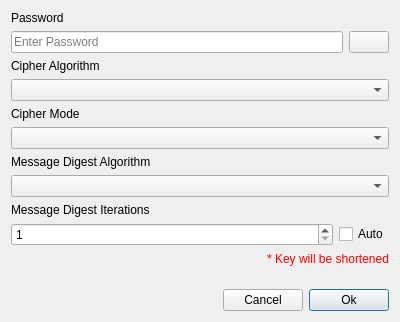
<?xml version="1.0" encoding="UTF-8"?>
<ui version="4.0">
 <class>PasswordDialog</class>
 <widget class="QDialog" name="PasswordDialog">
  <property name="geometry">
   <rect>
    <x>0</x>
    <y>0</y>
    <width>400</width>
    <height>322</height>
   </rect>
  </property>
  <property name="sizePolicy">
   <sizepolicy hsizetype="Fixed" vsizetype="Minimum">
    <horstretch>0</horstretch>
    <verstretch>0</verstretch>
   </sizepolicy>
  </property>
  <property name="modal">
   <bool>true</bool>
  </property>
  <layout class="QVBoxLayout" name="verticalLayout">
   <item>
    <widget class="QLabel" name="label_password">
     <property name="text">
      <string>Password</string>
     </property>
    </widget>
   </item>
   <item>
    <widget class="QWidget" name="widget" native="true">
     <layout class="QHBoxLayout" name="horizontalLayout_2">
      <property name="spacing">
       <number>6</number>
      </property>
      <property name="leftMargin">
       <number>0</number>
      </property>
      <property name="topMargin">
       <number>0</number>
      </property>
      <property name="rightMargin">
       <number>0</number>
      </property>
      <property name="bottomMargin">
       <number>0</number>
      </property>
      <item>
       <widget class="QLineEdit" name="lineEdit_password">
        <property name="sizePolicy">
         <sizepolicy hsizetype="MinimumExpanding" vsizetype="Fixed">
          <horstretch>0</horstretch>
          <verstretch>0</verstretch>
         </sizepolicy>
        </property>
        <property name="echoMode">
         <enum>QLineEdit::Password</enum>
        </property>
        <property name="placeholderText">
         <string>Enter Password</string>
        </property>
       </widget>
      </item>
      <item>
       <widget class="QPushButton" name="pushButton">
        <property name="icon">
         <iconset resource="../passcave-gui.qrc">
          <normaloff>:/eye64.png</normaloff>
          <activeoff>:/eye64h.png</activeoff>:/eye64.png</iconset>
        </property>
        <property name="checkable">
         <bool>true</bool>
        </property>
        <property name="checked">
         <bool>false</bool>
        </property>
       </widget>
      </item>
     </layout>
    </widget>
   </item>
   <item>
    <widget class="QLabel" name="label_cipher">
     <property name="text">
      <string>Cipher Algorithm</string>
     </property>
    </widget>
   </item>
   <item>
    <widget class="QComboBox" name="comboBox_cipher"/>
   </item>
   <item>
    <widget class="QLabel" name="label_cipher_mode">
     <property name="text">
      <string>Cipher Mode</string>
     </property>
    </widget>
   </item>
   <item>
    <widget class="QComboBox" name="comboBox_cipher_mode"/>
   </item>
   <item>
    <widget class="QLabel" name="label_md">
     <property name="text">
      <string>Message Digest Algorithm</string>
     </property>
    </widget>
   </item>
   <item>
    <widget class="QComboBox" name="comboBox_md"/>
   </item>
   <item>
    <widget class="QLabel" name="label_iterations">
     <property name="text">
      <string>Message Digest Iterations</string>
     </property>
    </widget>
   </item>
   <item>
    <widget class="QWidget" name="widget_iterations" native="true">
     <layout class="QHBoxLayout" name="horizontalLayout_3">
      <property name="leftMargin">
       <number>0</number>
      </property>
      <property name="topMargin">
       <number>0</number>
      </property>
      <property name="rightMargin">
       <number>0</number>
      </property>
      <property name="bottomMargin">
       <number>0</number>
      </property>
      <item>
       <widget class="QSpinBox" name="spinBox_iterations">
        <property name="sizePolicy">
         <sizepolicy hsizetype="MinimumExpanding" vsizetype="Fixed">
          <horstretch>0</horstretch>
          <verstretch>0</verstretch>
         </sizepolicy>
        </property>
        <property name="minimum">
         <number>1</number>
        </property>
        <property name="maximum">
         <number>2147483647</number>
        </property>
       </widget>
      </item>
      <item>
       <widget class="QCheckBox" name="checkBox_iterations">
        <property name="sizePolicy">
         <sizepolicy hsizetype="Minimum" vsizetype="Fixed">
          <horstretch>0</horstretch>
          <verstretch>0</verstretch>
         </sizepolicy>
        </property>
        <property name="text">
         <string>Auto</string>
        </property>
       </widget>
      </item>
     </layout>
    </widget>
   </item>
   <item>
    <widget class="QLabel" name="label_warning0">
     <property name="styleSheet">
      <string notr="true">color:red</string>
     </property>
     <property name="text">
      <string>* Key will be shortened</string>
     </property>
     <property name="alignment">
      <set>Qt::AlignRight|Qt::AlignTrailing|Qt::AlignVCenter</set>
     </property>
    </widget>
   </item>
   <item>
    <spacer name="verticalSpacer">
     <property name="orientation">
      <enum>Qt::Vertical</enum>
     </property>
     <property name="sizeHint" stdset="0">
      <size>
       <width>20</width>
       <height>0</height>
      </size>
     </property>
    </spacer>
   </item>
   <item>
    <layout class="QHBoxLayout" name="horizontalLayout">
     <item>
      <spacer name="horizontalSpacer">
       <property name="orientation">
        <enum>Qt::Horizontal</enum>
       </property>
       <property name="sizeHint" stdset="0">
        <size>
         <width>40</width>
         <height>20</height>
        </size>
       </property>
      </spacer>
     </item>
     <item>
      <widget class="QPushButton" name="pushButton_cancel">
       <property name="text">
        <string>Cancel</string>
       </property>
      </widget>
     </item>
     <item>
      <widget class="QPushButton" name="pushButton_ok">
       <property name="text">
        <string>Ok</string>
       </property>
       <property name="default">
        <bool>true</bool>
       </property>
      </widget>
     </item>
    </layout>
   </item>
  </layout>
 </widget>
 <resources>
  <include location="../passcave-gui.qrc"/>
 </resources>
 <connections/>
</ui>
